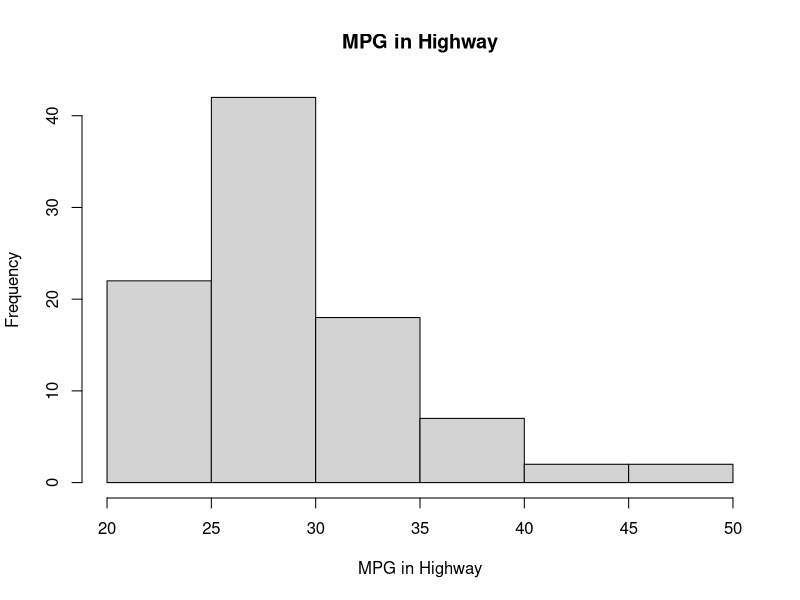
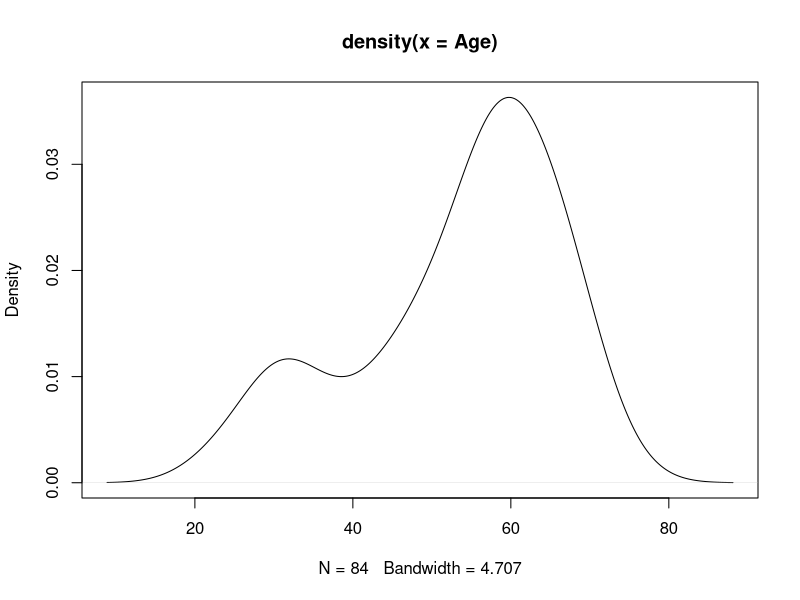
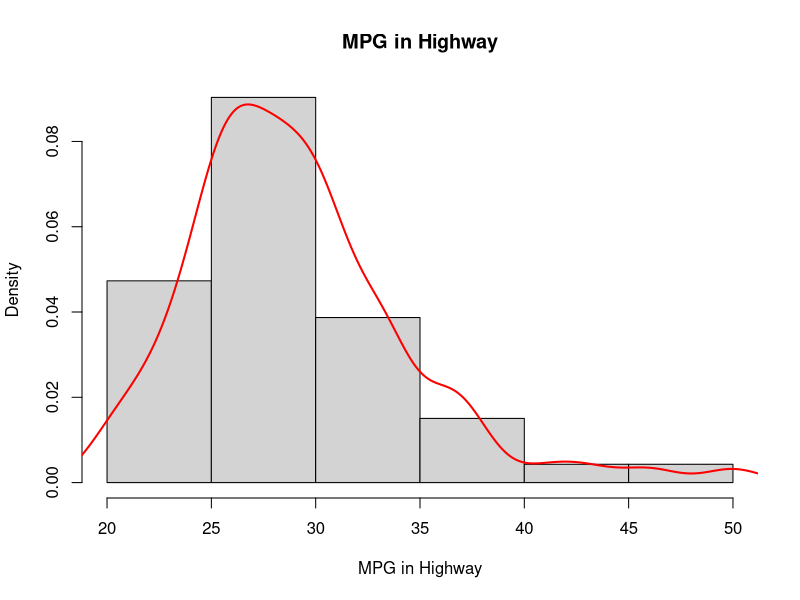
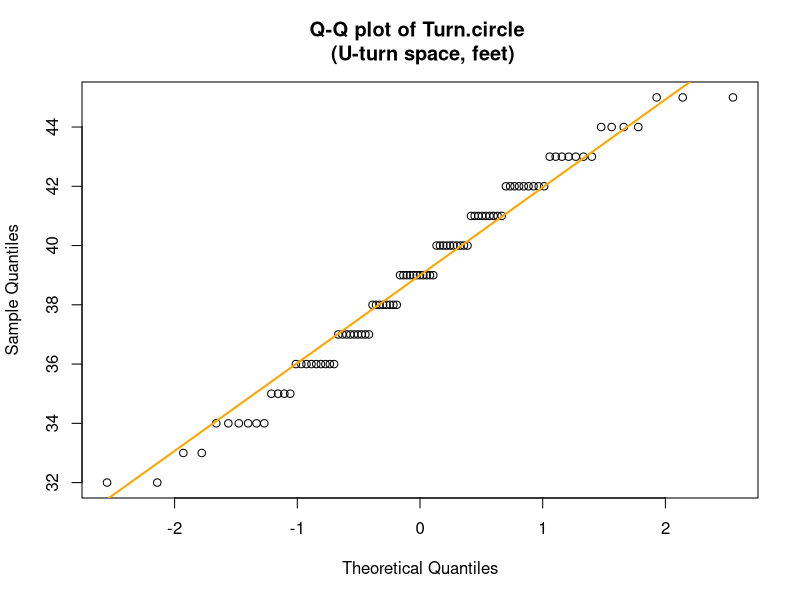

Source code (R) for these figures, in order:
## 6.2. 연속형 단변수 자료

library(MASS)

# options("install.lock"=FALSE)
# install.packages("vcd")


## 6.2.1. 히스토그램(Histogram)
with(Cars93, hist(MPG.highway, xlab='MPG in Highway', main='MPG in Highway'))


## 6.2.2. 확률밀도함수 그림(Density Plot) (1)
library(vcd)

summary(Arthritis)
##       ID          Treatment      Sex          Age          Improved
## Min.   : 1.00   Placebo:43   Female:59   Min.   :23.00   None  :42
## 1st Qu.:21.75   Treated:41   Male  :25   1st Qu.:46.00   Some  :14
## Median :42.50                            Median :57.00   Marked:28  
## Mean   :42.50                            Mean   :53.36
## 3rd Qu.:63.25                            3rd Qu.:63.00
## Max.   :84.00                            Max.   :74.00

head(Arthritis)
##   ID Treatment  Sex Age Improved
## 1 57   Treated Male  27     Some
## 2 46   Treated Male  29     None
## 3 77   Treated Male  30     None
## 4 17   Treated Male  32   Marked
## 5 36   Treated Male  46   Marked
## 6 23   Treated Male  58   Marked

with(Arthritis, plot(density(Age)))


## 6.2.3. 확률밀도함수 그림 (2)
with(Cars93, hist(MPG.highway, xlab='MPG in Highway', main='MPG in Highway', probability=T))
with(Cars93, lines(density(MPG.highway), col='red', lwd=2))


## 6.2.4. Quantile-Quantile(Q-Q) 그림
with(Cars93, qqnorm(Turn.circle, main='Q-Q plot of Turn.circle \n (U-turn space, feet)'))
with(Cars93, qqline(Turn.circle, col='orange', lwd=2))